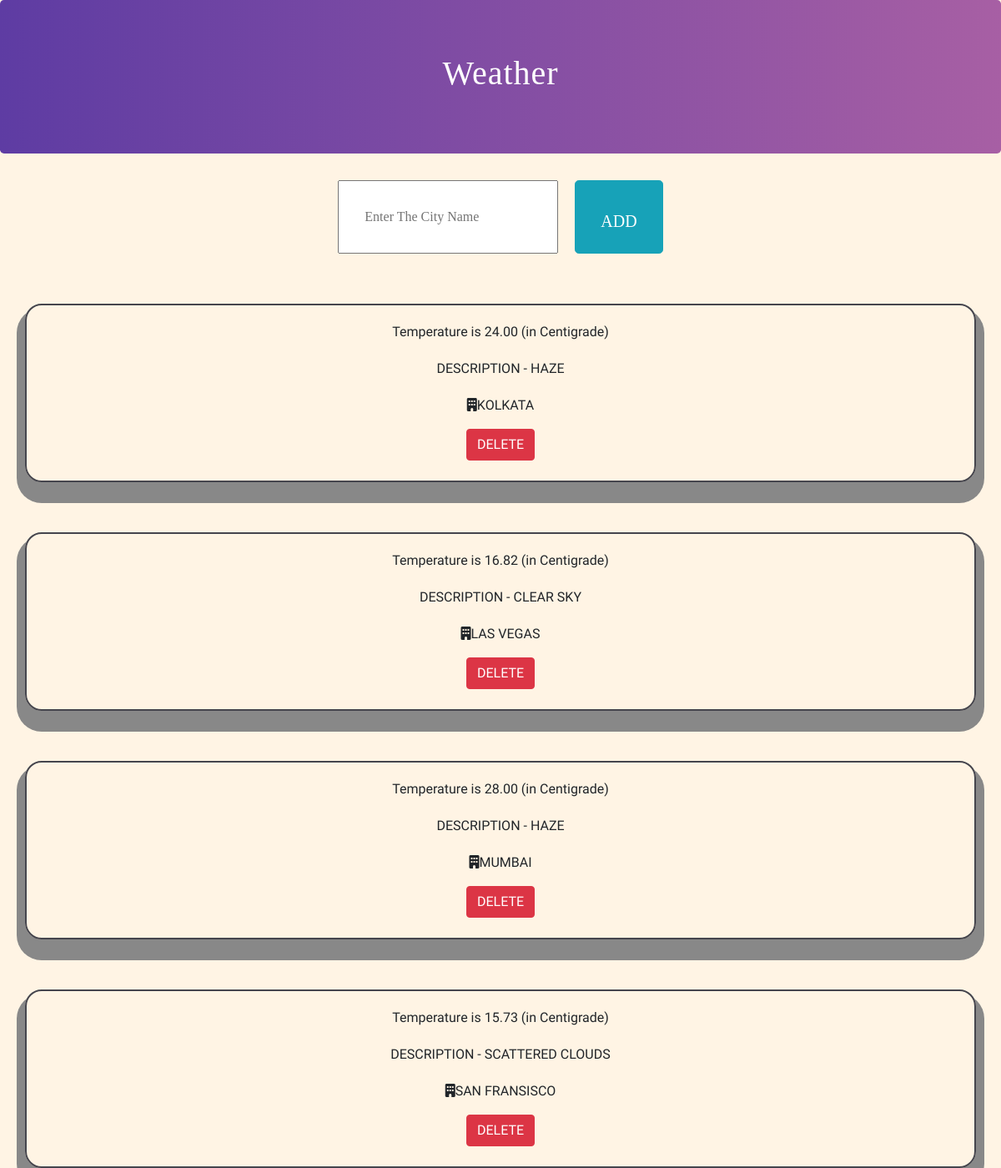
Before: / with the older database file.
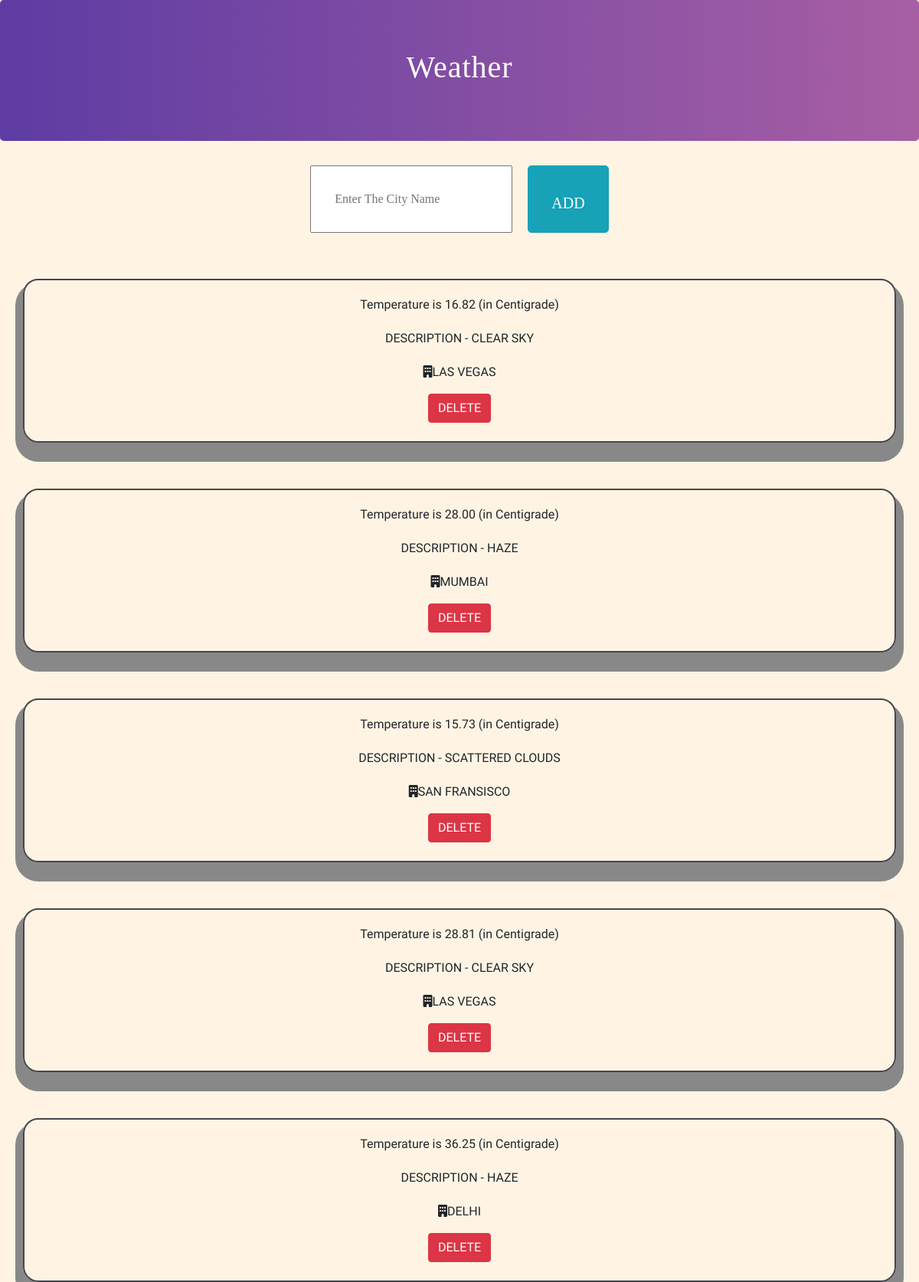
After: the same page with the newer database file.
### weather/models.py (models this page shows, shortened)
class Cities(models.Model):
    temperature = models.DecimalField( decimal_places = 2, max_digits=4 )
    city = models.CharField(max_length=264)
    description = models.TextField()

### weather/views.py (the view)
# urls.py: path('',index,name = 'index'),
def index(request):
    cities = Cities.objects.all()
    context = {
        'cities' : cities
    }
    return render(request,'weather/index.html',context)

### weather/templates/weather/index.html (shortened to what this page needs)
{% load static %}
<!doctype html>
<html lang="en">
  <head>
    <link rel="stylesheet" href="https://stackpath.bootstrapcdn.com/bootstrap/4.3.1/css/bootstrap.min.css">
    <link rel="stylesheet" href="{% static 'weather/style.css' %}">
</head>
  <body>
      <div class="jumbotron text-center">
            <h1>Weather</h1>
      </div>
    <form action="{% url 'add'%}" method ="POST">
        <input type="text" name = "cityname" placeholder= "Enter The City Name">
        <input type="submit"value="ADD" class="btn btn-lg btn-info">
    </form>
    {% for city in cities %}
    <div class="container text-center">
    <p> Temperature is {{city.temperature}} (in Centigrade)</p>
    <p class="text text-uppercase"> Description - {{city.description}} </p>
    <p class="text text-uppercase"><i class="fas fa-building"></i>{{city.city}} </p>
    <a href="delete/{{city.id}}/" class="btn btn-danger">DELETE</a>
    <br> <br>
    </div>
    {%endfor%}
  </body>
</html>

### weather/static/weather/style.css (style rules this page uses)
body { background-color:#fff4e4; }
.jumbotron { background:linear-gradient(to right,#5e3ca3,#a75fa4); font-family: 'Roboto Slab', serif; font-family: 'Merriweather', serif; color:white; letter-spacing: 1px; }
form { display: flex; justify-content: center; }
.container { justify-content: center; border: 2px solid #45454d; margin-top: 60px; border-radius: 20px; box-shadow: 0px 15px 0px 10px #888888; }
.container p { justify-content: center; margin-top:20px; font-family: 'Yeon Sung', cursive; }
input[type=text] { justify-content: center; padding:30px; align-content: center; margin-right: 20px; font-family: 'Roboto Slab', serif; font-family: 'Merriweather', serif; }
input[type=submit] { padding:30px; padding-bottom:20px; font-family: 'Roboto Slab', serif; font-family: 'Merriweather', serif; }
a { font-family: 'Yeon Sung', cursive; }

Changed rows visible on the page:
removed Cities: temperature "24.00", description "HAZE", city "KOLKATA"
added Cities: temperature "28.81", description "CLEAR SKY", city "LAS VEGAS"
added Cities: temperature "36.25", description "HAZE", city "DELHI"
